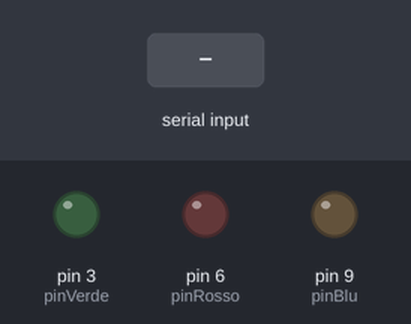
The sketch below on a simulated Arduino Uno, built with avr-gcc and run on an emulated ATmega328P. Shown: output pins drawn as LEDs (lit = HIGH). Inputs (shaded band) come from the test bench. What the sketch prints to the serial monitor is not drawn.

Above: at 1.2 s.
1.3 s: "R" received over Serial
At 2.9 s:
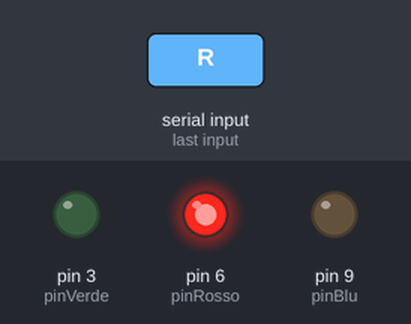
3.2 s: "B" received over Serial
At 4.5 s:
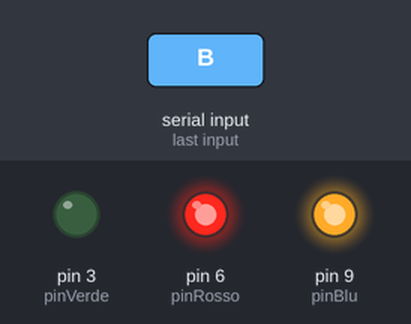
5.1 s: "G" received over Serial
At 6.0 s:
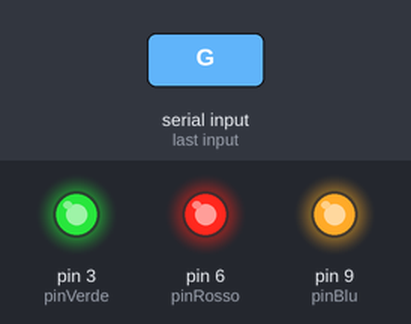
Timing chart, 0 to 8.1 s (numbered marks = the images above; inputs shaded):
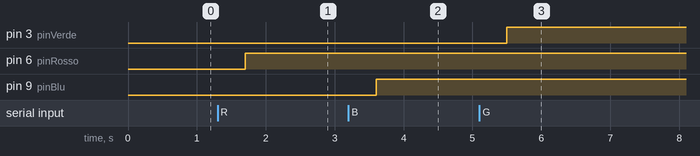

The sketch:

potenziometro_69.ino
```cpp
int potenzio = A0;
int valoreP = 0;
int pinVerde = 3;
int pinRosso = 6;
int pinBlu = 9;
int intensita;
char colore;

void setup() {
  Serial.begin(9600);
  pinMode(pinRosso, OUTPUT);
  pinMode(pinVerde, OUTPUT);
  pinMode(pinBlu, OUTPUT);
  pinMode(potenzio, INPUT);
  Serial.println("Scegli il colore");
}

void loop() {
  if (Serial.available()) {
    colore = Serial.read();
    delay(400);
  }
  if (colore == 'R') {
    analogWrite(pinRosso, 255);
  } else if (colore == 'B') {
    analogWrite(pinBlu, 255);
  } else if (colore == 'G') {
    analogWrite(pinVerde, 255);
  }
}
```

Measured:
- after the input at 1.3 s, pin 6 (pinRosso): LOW → HIGH after 0.40 s
- after the input at 3.2 s, pin 9 (pinBlu): LOW → HIGH after 0.40 s
- after the input at 5.1 s, pin 3 (pinVerde): LOW → HIGH after 0.40 s
